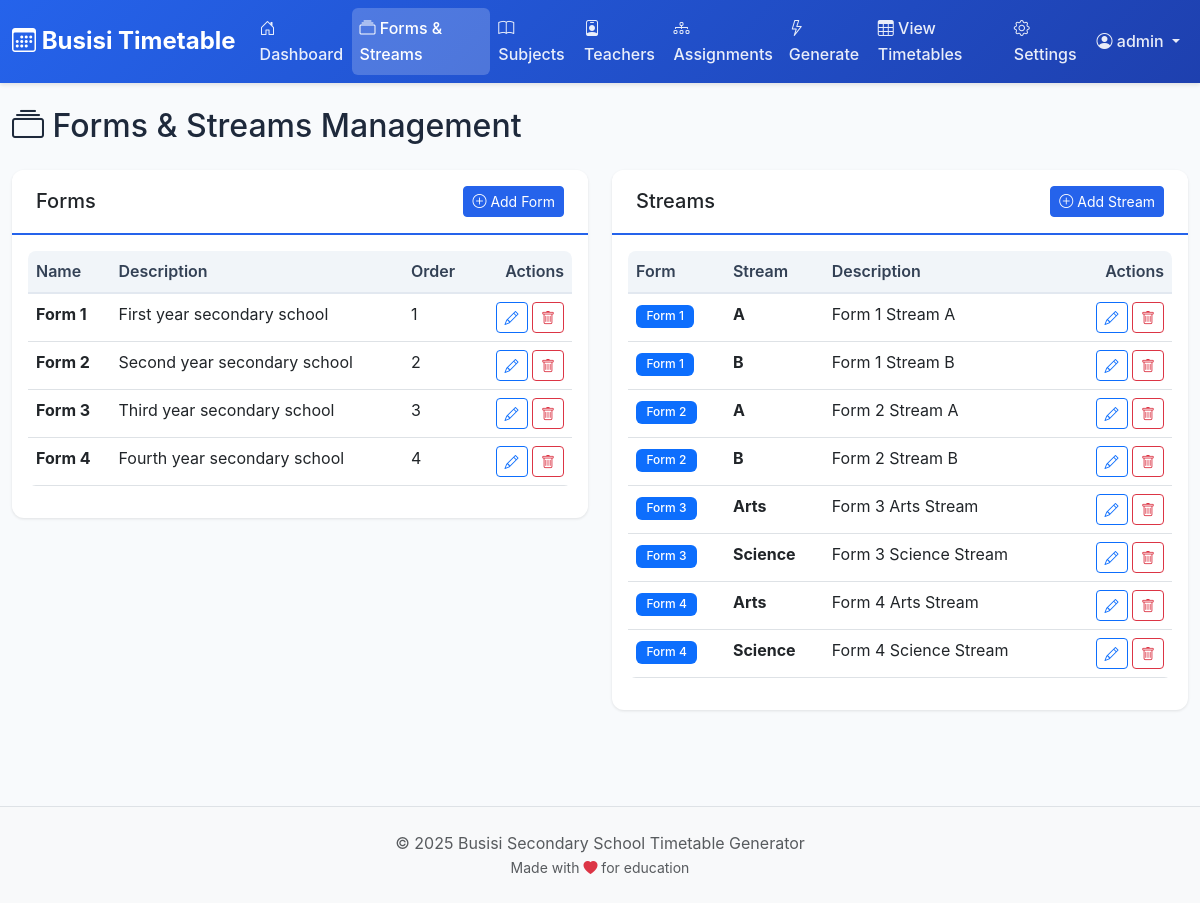
The app's page /admin/forms.php (signed in) with its own data.
### tables this page shows
CREATE TABLE IF NOT EXISTS `forms` (
  `id` int(11) NOT NULL AUTO_INCREMENT,
  `name` varchar(50) NOT NULL,
  `description` text DEFAULT NULL,
  `display_order` int(11) DEFAULT 0,
  `created_at` timestamp NOT NULL DEFAULT CURRENT_TIMESTAMP,
  PRIMARY KEY (`id`),
  UNIQUE KEY `name` (`name`)
);

CREATE TABLE IF NOT EXISTS `streams` (
  `id` int(11) NOT NULL AUTO_INCREMENT,
  `form_id` int(11) NOT NULL,
  `name` varchar(50) NOT NULL,
  `description` text DEFAULT NULL,
  `created_at` timestamp NOT NULL DEFAULT CURRENT_TIMESTAMP,
  PRIMARY KEY (`id`),
  KEY `form_id` (`form_id`),
  CONSTRAINT `streams_ibfk_1` FOREIGN KEY (`form_id`) REFERENCES `forms` (`id`) ON DELETE CASCADE
);

### includes/functions.php (called while the page is built, shortened)
<?php
function getAllForms() {
    $db = getDB();
    $stmt = $db->query("SELECT * FROM forms ORDER BY display_order, name");
    return $stmt->fetchAll();
}
function getAllStreams() {
    $db = getDB();
    $stmt = $db->query("SELECT s.*, f.name as form_name
                       FROM streams s
                       JOIN forms f ON s.form_id = f.id
                       ORDER BY f.display_order, f.name, s.name");
    return $stmt->fetchAll();
}

### admin/forms.php (the view, shortened to what this page needs)
<?php
require_once '../includes/functions.php';
$forms = getAllForms();
$streams = getAllStreams();
?>
<?php require_once '../includes/header.php'; ?>
<div class="row">
    <div class="col-12">
        <h2 class="mb-4">
            <i class="bi bi-collection"></i> Forms & Streams Management
        </h2>
    </div>
</div>
<div class="row">
    <div class="col-lg-6 mb-4">
        <div class="card">
            <div class="card-header d-flex justify-content-between align-items-center">
                <h5 class="mb-0">Forms</h5>
                <button type="button" class="btn btn-primary btn-sm" data-bs-toggle="modal" data-bs-target="#createFormModal">
                    <i class="bi bi-plus-circle"></i> Add Form
                </button>
            </div>
            <div class="card-body">
                <?php if (empty($forms)): ?>
                    <p class="text-muted mb-0">No forms created yet. Click "Add Form" to get started.</p>
                <?php else: ?>
                    <div class="table-responsive">
                        <table class="table table-hover">
                            <thead>
                                <tr>
                                    <th>Name</th>
                                    <th>Description</th>
                                    <th>Order</th>
                                    <th class="text-end">Actions</th>
                                </tr>
                            </thead>
                            <tbody>
                                <?php foreach ($forms as $form): ?>
                                    <tr>
                                        <td><strong><?php echo htmlspecialchars($form['name']); ?></strong></td>
                                        <td><?php echo htmlspecialchars($form['description'] ?? '-'); ?></td>
                                        <td><?php echo $form['display_order']; ?></td>
                                        <td class="text-end">
                                            <button type="button" class="btn btn-sm btn-outline-primary"
                                                    onclick="editForm(<?php echo htmlspecialchars(json_encode($form)); ?>)">
                                                <i class="bi bi-pencil"></i>
                                            </button>
                                            <form method="POST" class="d-inline" onsubmit="return confirmDelete('Delete this form and all its streams?')">
                                                <button type="submit" class="btn btn-sm btn-outline-danger">
                                                    <i class="bi bi-trash"></i>
                                                </button>
                                            </form>
                                        </td>
                                    </tr>
                                <?php endforeach; ?>
                            </tbody>
                        </table>
                    </div>
                <?php endif; ?>
            </div>
        </div>
    </div>
    <div class="col-lg-6 mb-4">
        <div class="card">
            <div class="card-header d-flex justify-content-between align-items-center">
                <h5 class="mb-0">Streams</h5>
                <button type="button" class="btn btn-primary btn-sm" data-bs-toggle="modal" data-bs-target="#createStreamModal"
                        <?php echo empty($forms) ? 'disabled' : ''; ?>>
                    <i class="bi bi-plus-circle"></i> Add Stream
                </button>
            </div>
            <div class="card-body">
                <?php if (empty($streams)): ?>
                    <p class="text-muted mb-0">
                        <?php echo empty($forms) ? 'Create a form first before adding streams.' : 'No streams created yet. Click "Add Stream" to get started.'; ?>
                    </p>
                <?php else: ?>
                    <div class="table-responsive">
                        <table class="table table-hover">
                            <thead>
                                <tr>
                                    <th>Form</th>
                                    <th>Stream</th>
                                    <th>Description</th>
                                    <th class="text-end">Actions</th>
                                </tr>
                            </thead>
                            <tbody>
                                <?php foreach ($streams as $stream): ?>
                                    <tr>
                                        <td><span class="badge bg-primary"><?php echo htmlspecialchars($stream['form_name']); ?></span></td>
                                        <td><strong><?php echo htmlspecialchars($stream['name']); ?></strong></td>
                                        <td><?php echo htmlspecialchars($stream['description'] ?? '-'); ?></td>
                                        <td class="text-end">
                                            <button type="button" class="btn btn-sm btn-outline-primary"
                                                    onclick="editStream(<?php echo htmlspecialchars(json_encode($stream)); ?>)">
                                                <i class="bi bi-pencil"></i>
                                            </button>
                                            <form method="POST" class="d-inline" onsubmit="return confirmDelete('Delete this stream?')">
                                                <button type="submit" class="btn btn-sm btn-outline-danger">
                                                    <i class="bi bi-trash"></i>
                                                </button>
                                            </form>
                                        </td>
                                    </tr>
                                <?php endforeach; ?>
                            </tbody>
                        </table>
                    </div>
                <?php endif; ?>
            </div>
        </div>
    </div>
</div>
<?php require_once '../includes/footer.php'; ?>

### assets/css/main.css (style rules this page uses)
:root { --primary-color: #2563eb; --secondary-color: #64748b; --success-color: #16a34a; --danger-color: #dc2626; --warning-color: #ea580c; --info-color: #0891b2; --light-color: #f8fafc; --dark-color: #1e293b; }
body { font-family: -apple-system, BlinkMacSystemFont, 'Segoe UI', Roboto, Oxygen, Ubuntu, Cantarell, sans-serif; background-color: var(--light-color); color: var(--dark-color); line-height: 1.6; }
.card { border: none; border-radius: 0.75rem; box-shadow: 0 1px 3px rgba(0,0,0,0.1); transition: all 0.3s; }
.card-header { background-color: #fff; border-bottom: 2px solid var(--primary-color); font-weight: 600; padding: 1rem 1.5rem; border-radius: 0.75rem 0.75rem 0 0 !important; }
.btn-primary { background-color: var(--primary-color); border-color: var(--primary-color); transition: all 0.3s; }
.table { background-color: #fff; border-radius: 0.5rem; overflow: hidden; }
.table thead th { background-color: #f1f5f9; color: #334155; font-weight: 600; border-bottom: 2px solid #e2e8f0; border-top: none; }
.badge { padding: 0.35rem 0.65rem; font-weight: 500; }

### records on screen
forms: name "Form 1", description "First year secondary school", display_order "1"
forms: name "Form 2", description "Second year secondary school", display_order "2"
forms: name "Form 3", description "Third year secondary school", display_order "3"
forms: name "Form 4", description "Fourth year secondary school", display_order "4"
streams: form.name "Form 1", name "A", description "Form 1 Stream A"
streams: form.name "Form 1", name "B", description "Form 1 Stream B"
streams: form.name "Form 2", name "A", description "Form 2 Stream A"
streams: form.name "Form 2", name "B", description "Form 2 Stream B"
streams: form.name "Form 3", name "Arts", description "Form 3 Arts Stream"
streams: form.name "Form 3", name "Science", description "Form 3 Science Stream"
streams: form.name "Form 4", name "Arts", description "Form 4 Arts Stream"
streams: form.name "Form 4", name "Science", description "Form 4 Science Stream"

### other values on screen
$_SESSION['admin_username'] "admin"
